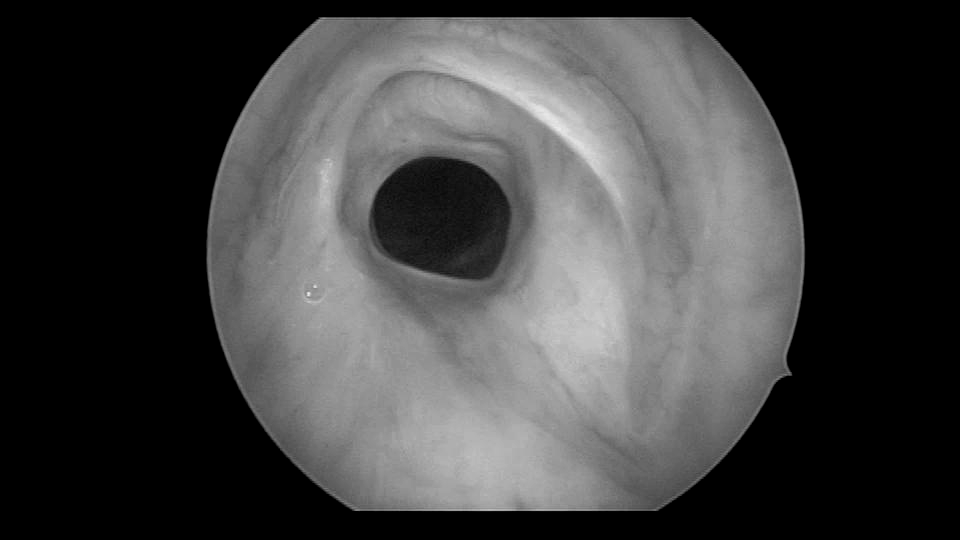
%> input picture scene00061.png, 960 x 540 px
$ octave sample_blur.m   (GNU Octave 9; MATLAB toolbox functions it lacks are replaced by stand-ins)
%> lines starting %> are read from the running program, lines starting %| are printed output that depends on the picture
clear;clc;
filename = 'scene00061.png';
Im = imread(filename);
%> Im is the input picture: size 540x960x3 uint8; min 0, max 241, mean 64.9
Im = rgb2gray(Im);
%> Im: size 540x960 uint8
Im = Im(17:512,207:805); %trim off the black border
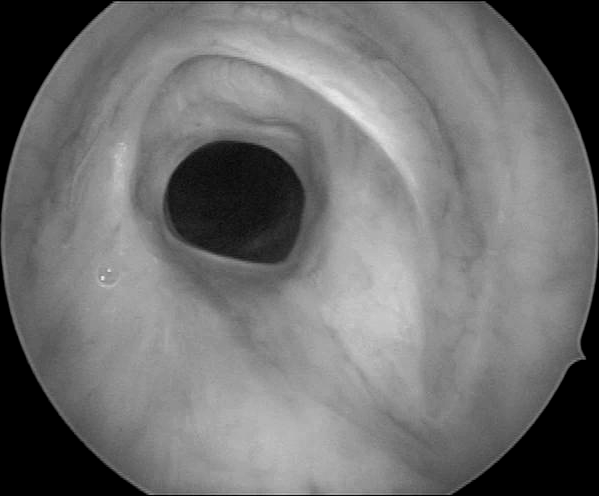
%> Im: size 496x599 uint8; min 0, max 241, mean 113.2
s_blurr = Im(276:280,101:105); %there is a white spot here that would work for sampling the blurr
%> s_blurr = [135 144 153 154 152; 154 193 217 203 171; 156 207 241 225 185; 147 194 227 211 179; 159 206 230 207 168]
s_blurr = double(s_blurr - min(s_blurr(:)));
%> s_blurr = [0 9 18 19 17; 19 58 82 68 36; 21 72 106 90 50; 12 59 92 76 44; 24 71 95 72 33]
mask_s = s_blurr/max(s_blurr(:));
%> mask_s = [0 0.0849 0.17 0.179 0.16; 0.179 0.547 0.774 0.642 0.34; 0.198 0.679 1 0.849 0.472; 0.113 0.557 0.868 0.717 0.415; 0.226 0.67 0.896 0.679 0.311]
mask_s = mask_s/sum(mask_s(:));
%> mask_s = [0 0.00724 0.0145 0.0153 0.0137; 0.0153 0.0467 0.066 0.0547 0.029; 0.0169 0.0579 0.0853 0.0724 0.0402; 0.00965 0.0475 0.074 0.0611 0.0354; 0.0193 0.0571 0.0764 0.0579 0.0265]
mask = fspecial('gaussian',5,1.5);
figure(1);
imshow(Im);
%imshow(Im(250:300,75:125));
figure(2);
Im_r=deconvwnr(Im, mask_s, 0.15);
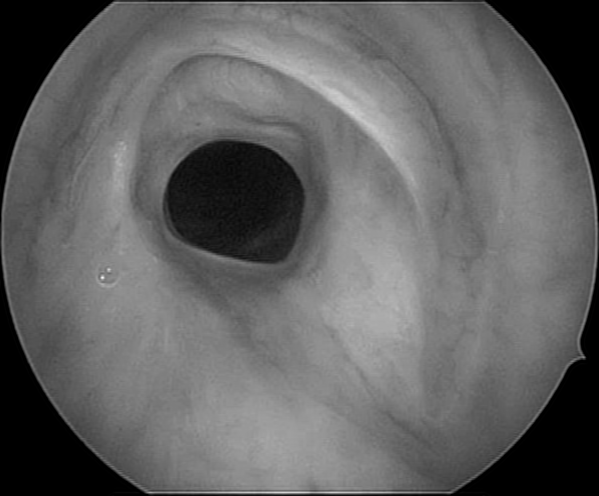
%> Im_r: size 496x599 uint8; min 0, max 249, mean 98.5
imshow(Im_r);
%imshow(Im_r(250:300,75:125));

$ run again, with scene00001.png copied over scene00061.png
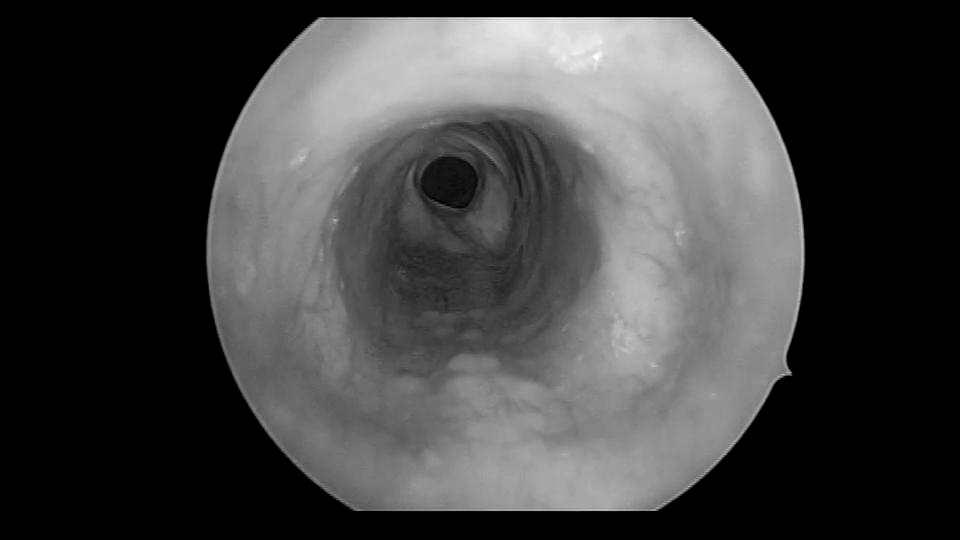
%> input picture scene00001.png, 960 x 540 px
%> Im is the input picture: size 540x960x3 uint8; min 0, max 255, mean 64.8
%> `Im = Im(17:512,207:805);`:
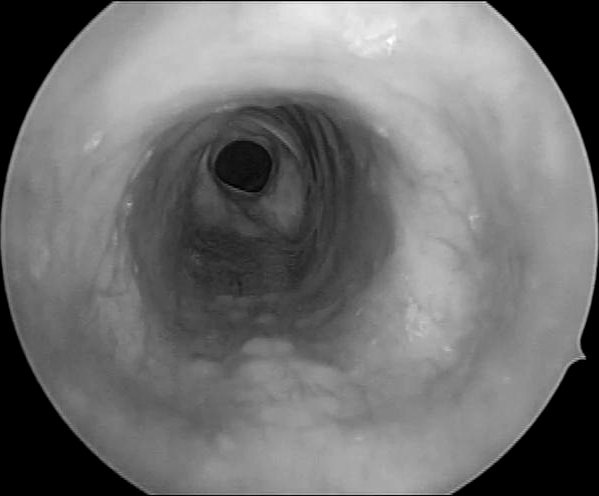
%> Im: size 496x599 uint8; min 0, max 255, mean 113.1
%> `s_blurr = Im(276:280,101:105);`: s_blurr = [129 131 132 133 133; 130 131 133 133 133; 131 132 133 133 133; 131 132 133 133 133; 131 133 133 133 133]
%> `s_blurr = double(s_blurr - min(s_blurr(:)));`: s_blurr = [0 2 3 4 4; 1 2 4 4 4; 2 3 4 4 4; 2 3 4 4 4; 2 4 4 4 4]
%> `mask_s = s_blurr/max(s_blurr(:));`: mask_s = [0 0.5 0.75 1 1; 0.25 0.5 1 1 1; 0.5 0.75 1 1 1; 0.5 0.75 1 1 1; 0.5 1 1 1 1]
%> `mask_s = mask_s/sum(mask_s(:));`: mask_s = [0 0.025 0.0375 0.05 0.05; 0.0125 0.025 0.05 0.05 0.05; 0.025 0.0375 0.05 0.05 0.05; 0.025 0.0375 0.05 0.05 0.05; 0.025 0.05 0.05 0.05 0.05]
%> `Im_r=deconvwnr(Im, mask_s, 0.15);`:
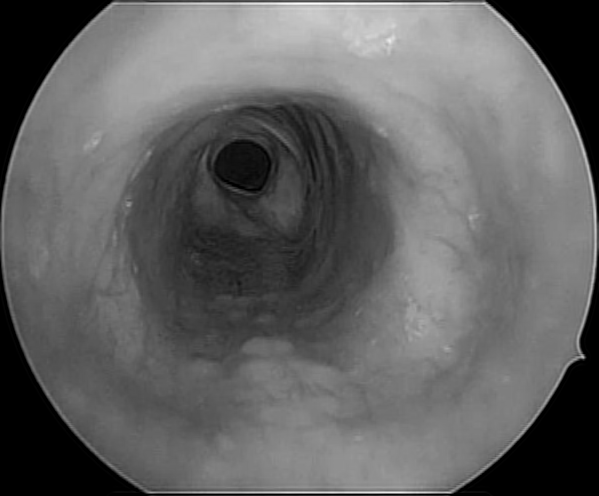
%> Im_r: size 496x599 uint8; min 0, max 253, mean 98.4
